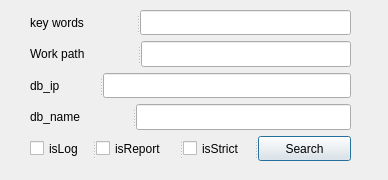
<?xml version="1.0" encoding="UTF-8"?>
<ui version="4.0">
 <class>Dialog</class>
 <widget class="QDialog" name="Dialog">
  <property name="geometry">
   <rect>
    <x>0</x>
    <y>0</y>
    <width>388</width>
    <height>180</height>
   </rect>
  </property>
  <property name="minimumSize">
   <size>
    <width>388</width>
    <height>180</height>
   </size>
  </property>
  <property name="maximumSize">
   <size>
    <width>388</width>
    <height>180</height>
   </size>
  </property>
  <property name="windowTitle">
   <string>Dialog</string>
  </property>
  <widget class="QWidget" name="">
   <property name="geometry">
    <rect>
     <x>30</x>
     <y>10</y>
     <width>321</width>
     <height>151</height>
    </rect>
   </property>
   <layout class="QGridLayout" name="gridLayout">
    <item row="0" column="0">
     <widget class="QSplitter" name="splitter_6">
      <property name="orientation">
       <enum>Qt::Horizontal</enum>
      </property>
      <widget class="QLabel" name="keyWordsLabel_6">
       <property name="text">
        <string>key words</string>
       </property>
      </widget>
      <widget class="QLineEdit" name="destPath_5"/>
     </widget>
    </item>
    <item row="1" column="0">
     <widget class="QSplitter" name="splitter_5">
      <property name="orientation">
       <enum>Qt::Horizontal</enum>
      </property>
      <widget class="QLabel" name="keyWordsLabel_4">
       <property name="text">
        <string>Work path</string>
       </property>
      </widget>
      <widget class="QLineEdit" name="destPath_3"/>
     </widget>
    </item>
    <item row="2" column="0">
     <widget class="QSplitter" name="splitter">
      <property name="orientation">
       <enum>Qt::Horizontal</enum>
      </property>
      <widget class="QLabel" name="keyWordsLabel_2">
       <property name="text">
        <string>db_ip</string>
       </property>
      </widget>
      <widget class="QLineEdit" name="destPath"/>
     </widget>
    </item>
    <item row="3" column="0">
     <widget class="QSplitter" name="splitter_4">
      <property name="orientation">
       <enum>Qt::Horizontal</enum>
      </property>
      <widget class="QLabel" name="keyWordsLabel_3">
       <property name="text">
        <string>db_name</string>
       </property>
      </widget>
      <widget class="QLineEdit" name="destPath_2"/>
     </widget>
    </item>
    <item row="4" column="0">
     <widget class="QSplitter" name="splitter_2">
      <property name="orientation">
       <enum>Qt::Horizontal</enum>
      </property>
      <widget class="QCheckBox" name="isLog">
       <property name="text">
        <string>isLog</string>
       </property>
      </widget>
      <widget class="QCheckBox" name="isReport">
       <property name="text">
        <string>isReport</string>
       </property>
      </widget>
      <widget class="QCheckBox" name="isStrict">
       <property name="text">
        <string>isStrict</string>
       </property>
      </widget>
      <widget class="QPushButton" name="searchButton">
       <property name="text">
        <string>Search</string>
       </property>
      </widget>
     </widget>
    </item>
   </layout>
  </widget>
 </widget>
 <resources/>
 <connections/>
</ui>
